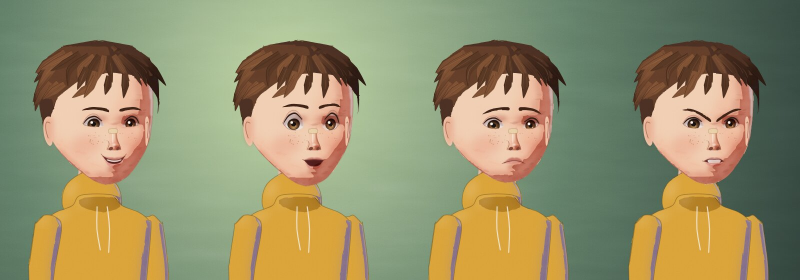
#> input picture styles/s4-arcane/pics/expr-tim.jpg, 1600 x 560 px, given in place of out.png, which was not available (shown at 1/2 size)
$ python compare.py ../../../styles/s4-arcane/pics/expr-tim.jpg out.png ../../../styles/s4-arcane/pics/portrait-tim.jpg ../../../styles/s4-arcane/pics/portrait-tim.jpg
#> lines starting #> are read from the running program, lines starting #| are printed output that depends on the picture
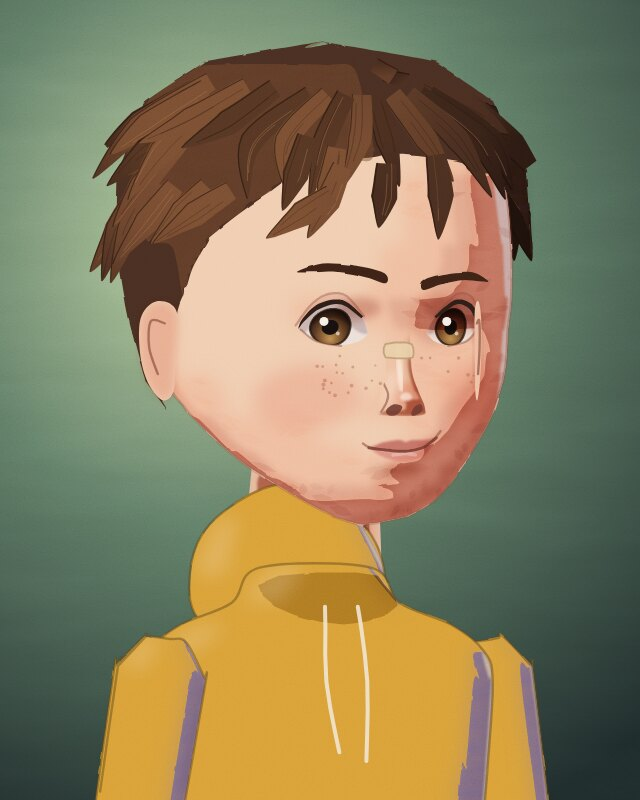
#> input picture styles/s4-arcane/pics/portrait-tim.jpg, 640 x 800 px
"""Side by side and overlay of the drawing and the 3D render in the drawing's own frames.
  python3 compare.py turn RENDERDIR OUT     (t0/t1/t2.png: 1500×640 each, one view per third)
  python3 compare.py one DRAWING.jpg RENDER.png OUT"""
import sys, os
import numpy as np
from PIL import Image, ImageDraw, ImageFont
S4 = os.path.join(os.path.dirname(os.path.abspath(__file__)), '../../../styles/s4-arcane/pics')


def turn(rdir):
    ims = [np.asarray(Image.open(os.path.join(rdir, 't%d.png' % i)).convert('RGB')) for i in range(3)]
    out = ims[0].copy()
    out[:, 505:995] = ims[1][:, 505:995]; out[:, 995:] = ims[2][:, 995:]
    return Image.fromarray(out)


def pair(dr, rn, out, label=('рисунок', '3D')):
#> called with label = ('рисунок', '3D')
    dr = dr.convert('RGB'); rn = rn.convert('RGB').resize(dr.size)
#> in pair, dr is the input picture: PIL image 1600x560 RGB; mean R, G, B 150.9, 144.7, 105.9
#> after `rn = rn.convert('RGB').resize(dr.size)`:
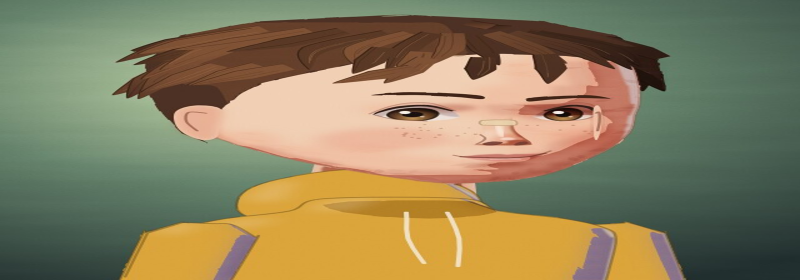
#> rn: PIL image 1600x560 RGB (shown at 1/2 size); mean R, G, B 138.4, 128.1, 94
    w, h = dr.size
#> w = 1600; h = 560
    vertical = w > h
#> vertical = True
    sbs = Image.new('RGB', (w, 2 * h) if vertical else (2 * w, h))
#> sbs: PIL image 1600x1120 RGB; every value is 0
    sbs.paste(dr, (0, 0)); sbs.paste(rn, (0, h) if vertical else (w, 0))
#> after `sbs.paste(dr, (0, 0))`:
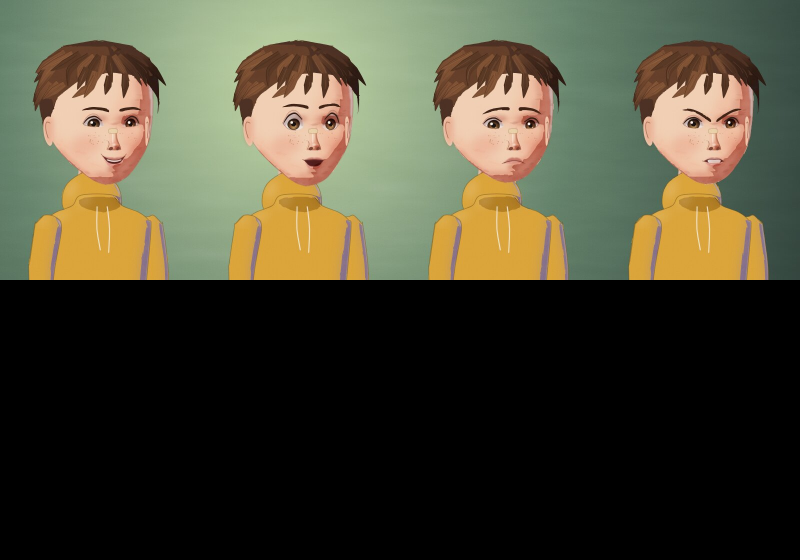
#> sbs: PIL image 1600x1120 RGB (shown at 1/2 size); mean R, G, B 75.4, 72.3, 53
#> after `sbs.paste(rn, (0, h) if vertical else (w, 0))`:
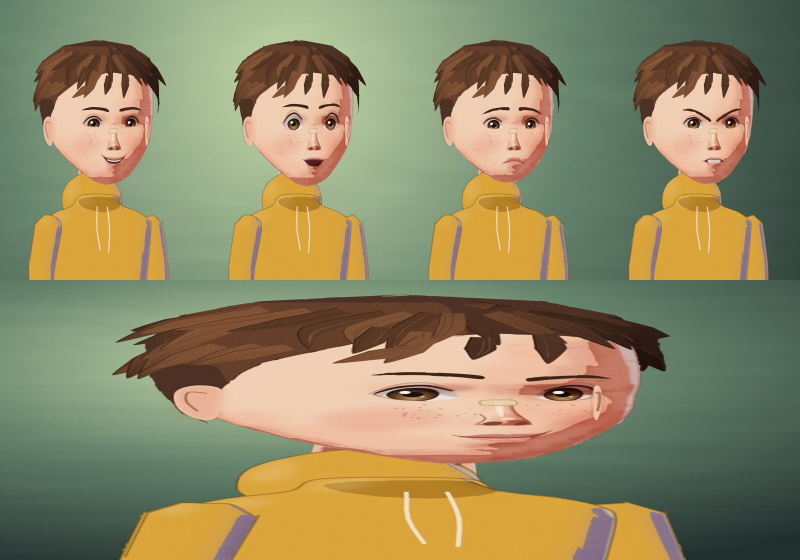
#> sbs: PIL image 1600x1120 RGB (shown at 1/2 size); mean R, G, B 144.7, 136.4, 100
    ov = Image.blend(dr, rn, 0.5)
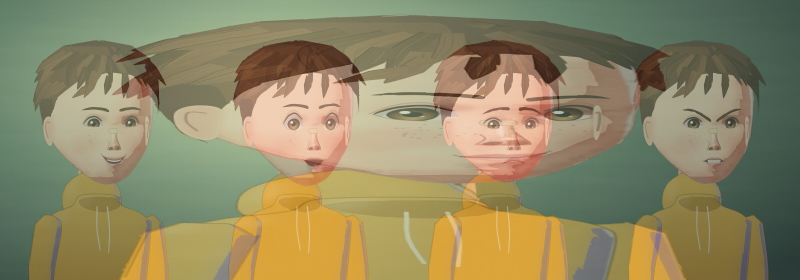
#> ov: PIL image 1600x560 RGB (shown at 1/2 size); mean R, G, B 144.4, 136.1, 99.7
    sbs.save(out + '-side.jpg', quality=88); ov.save(out + '-over.jpg', quality=88)


if __name__ == '__main__':
    if sys.argv[1] == 'turn':
        r = turn(sys.argv[2]); r.save(os.path.join(sys.argv[2], 'turn.png'))
        pair(Image.open(os.path.join(S4, 'turn-vera.jpg')), r, sys.argv[3])
    else:
        pair(Image.open(sys.argv[2]), Image.open(sys.argv[3]), sys.argv[4])
